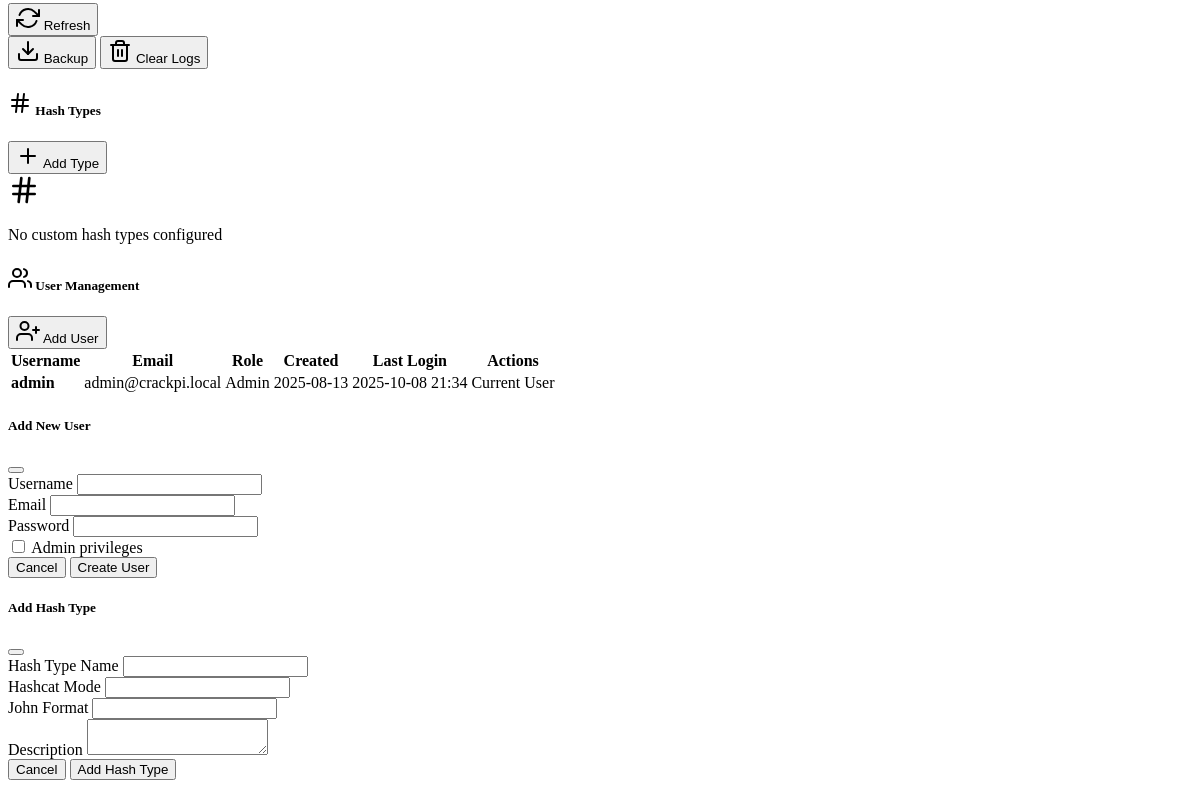
/settings/ (signed in, lower part), run on an earlier commit of the app's database.
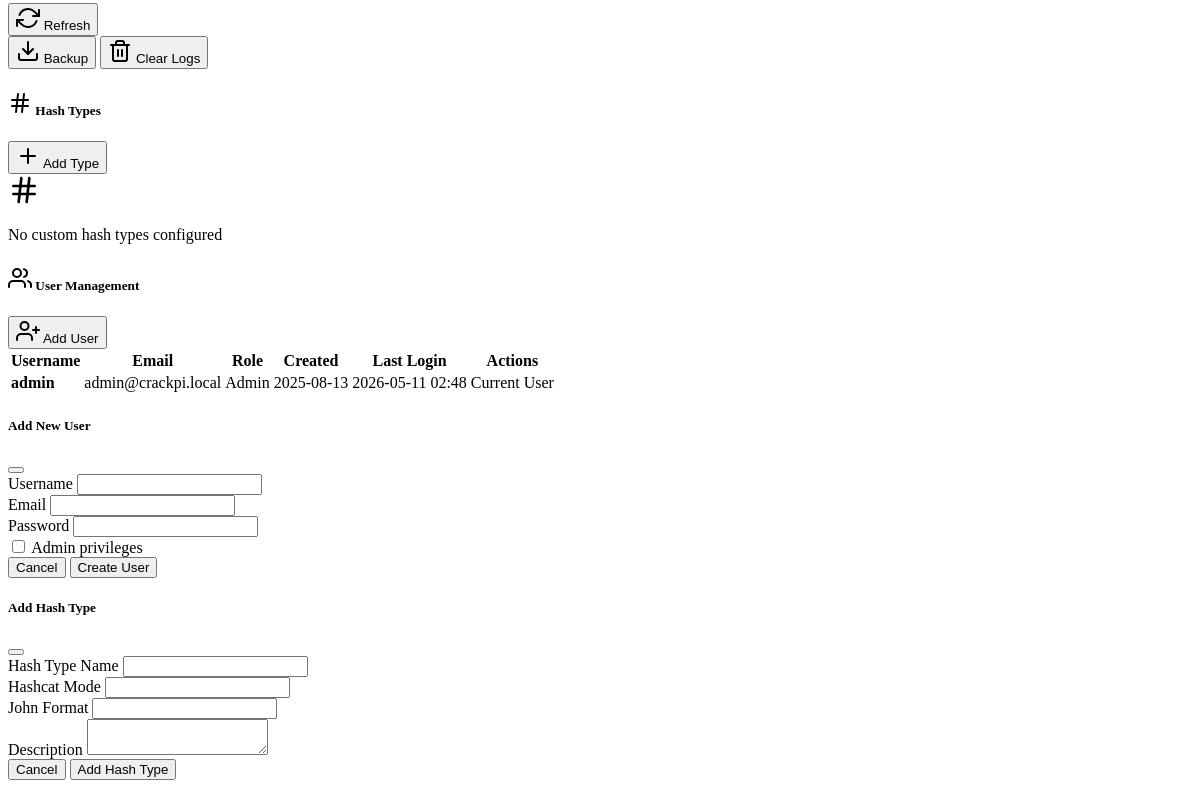
And on a later commit of the database.
### models.py (models this page shows)
class User(UserMixin, db.Model):
    id = db.Column(db.Integer, primary_key=True)
    username = db.Column(db.String(64), unique=True, nullable=False)
    email = db.Column(db.String(120), unique=True, nullable=False)
    password_hash = db.Column(db.String(256), nullable=False)
    is_admin = db.Column(db.Boolean, default=False)
    created_at = db.Column(db.DateTime, default=datetime.utcnow)
    last_login = db.Column(db.DateTime)

### routes/settings.py (the view)
@settings_bp.route('/')
@login_required
def index():
    users = []
    if current_user.is_admin:
        users = User.query.order_by(User.created_at.desc()).all()
    settings = {}
    setting_records = Settings.query.all()
    for setting in setting_records:
        settings[setting.key] = setting.value
    hash_types = HashType.query.all()
    return render_template('settings.html',
                         users=users,
                         settings=settings,
                         hash_types=hash_types,
                         available_hash_types=Config.HASH_TYPES)

### routes/terminal.py (called while the page is built)
@terminal_bp.before_app_request
def cleanup_old_sessions():
    current_time = time.time()
    timeout = 3600  # 1 hour timeout
    for session_id in list(terminal_sessions.keys()):
        session_data = terminal_sessions[session_id]
        if current_time - session_data['last_activity'] > timeout:
            del terminal_sessions[session_id]
            logger.info(f"Cleaned up expired session: {session_id}")
    for command_id in list(command_responses.keys()):
        response = command_responses[command_id]
        if current_time - response['timestamp'] > timeout:
            del command_responses[command_id]

### templates/settings.html (shortened to what this page needs)
{% extends "base.html" %}
{% block content %}
<div class="row">
    <div class="col-lg-6">
        <div class="card">
            <div class="card-body">
                <div class="d-flex justify-content-between">
                    <button class="btn btn-primary" id="refreshSystemInfo">
                        <i data-feather="refresh-cw"></i> Refresh
                    </button>
                    {% if current_user.is_admin %}
                    <div class="btn-group">
                        <button class="btn btn-outline-secondary" onclick="backupDatabase()">
                            <i data-feather="download"></i> Backup
                        </button>
                        <button class="btn btn-outline-warning" onclick="clearLogs()">
                            <i data-feather="trash-2"></i> Clear Logs
                        </button>
                    </div>
                    {% endif %}
                </div>
            </div>
        </div>
    </div>
    <div class="col-lg-6">
        <div class="card">
            <div class="card-header d-flex justify-content-between align-items-center">
                <h5 class="mb-0"><i data-feather="hash"></i> Hash Types</h5>
                {% if current_user.is_admin %}
                <button class="btn btn-primary btn-sm" data-bs-toggle="modal" data-bs-target="#addHashTypeModal">
                    <i data-feather="plus"></i> Add Type
                </button>
                {% endif %}
            </div>
            <div class="card-body">
                {% if hash_types %}
                    <div class="table-responsive">
                        <table class="table table-sm">
                            <thead>
                                <tr>
                                    <th>Name</th>
                                    <th>Hashcat Mode</th>
                                    <th>John Format</th>
                                    {% if current_user.is_admin %}
                                    <th>Actions</th>
                                    {% endif %}
                                </tr>
                            </thead>
                            <tbody>
                                {% for hash_type in hash_types %}
                                <tr>
                                    <td><strong>{{ hash_type.name }}</strong></td>
                                    <td>{{ hash_type.hashcat_mode or '-' }}</td>
                                    <td>{{ hash_type.john_format or '-' }}</td>
                                    {% if current_user.is_admin %}
                                    <td>
                                        <button class="btn btn-outline-danger btn-sm" onclick="deleteHashType({{ hash_type.id }})">
                                            <i data-feather="trash-2"></i>
                                        </button>
                                    </td>
                                    {% endif %}
                                </tr>
                                {% endfor %}
                            </tbody>
                        </table>
                    </div>
                {% else %}
                    <div class="text-center py-3">
                        <i data-feather="hash" width="32" height="32" class="text-muted"></i>
                        <p class="text-muted mt-2">No custom hash types configured</p>
                    </div>
                {% endif %}
            </div>
        </div>
    </div>
</div>
{% if current_user.is_admin %}
<div class="row mt-4">
    <div class="col-12">
        <div class="card">
            <div class="card-header d-flex justify-content-between align-items-center">
                <h5 class="mb-0"><i data-feather="users"></i> User Management</h5>
                <button class="btn btn-primary" data-bs-toggle="modal" data-bs-target="#addUserModal">
                    <i data-feather="user-plus"></i> Add User
                </button>
            </div>
            <div class="card-body">
                {% if users %}
                    <div class="table-responsive">
                        <table class="table table-striped">
                            <thead>
                                <tr>
                                    <th>Username</th>
                                    <th>Email</th>
                                    <th>Role</th>
                                    <th>Created</th>
                                    <th>Last Login</th>
                                    <th>Actions</th>
                                </tr>
                            </thead>
                            <tbody>
                                {% for user in users %}
                                <tr>
                                    <td><strong>{{ user.username }}</strong></td>
                                    <td>{{ user.email }}</td>
                                    <td>
                                        {% if user.is_admin %}
                                            <span class="badge bg-danger">Admin</span>
                                        {% else %}
                                            <span class="badge bg-secondary">User</span>
                                        {% endif %}
                                    </td>
                                    <td>{{ user.created_at.strftime('%Y-%m-%d') if user.created_at else '-' }}</td>
                                    <td>{{ user.last_login.strftime('%Y-%m-%d %H:%M') if user.last_login else 'Never' }}</td>
                                    <td>
                                        {% if user.id != current_user.id %}
                                        <button class="btn btn-outline-danger btn-sm" onclick="deleteUser({{ user.id }}, '{{ user.username }}')">
                                            <i data-feather="trash-2"></i> Delete
                                        </button>
                                        {% else %}
                                        <span class="text-muted">Current User</span>
                                        {% endif %}
                                    </td>
                                </tr>
                                {% endfor %}
                            </tbody>
                        </table>
                    </div>
                {% else %}
                    <div class="text-center py-3">
                        <i data-feather="users" width="32" height="32" class="text-muted"></i>
                        <p class="text-muted mt-2">No users found</p>
                    </div>
                {% endif %}
            </div>
        </div>
    </div>
</div>
<div class="modal fade" id="addUserModal" tabindex="-1">
    <div class="modal-dialog">
        <div class="modal-content">
            <div class="modal-header">
                <h5 class="modal-title">Add New User</h5>
                <button type="button" class="btn-close" data-bs-dismiss="modal"></button>
            </div>
            <form action="{{ url_for('auth.create_user') }}" method="POST">
                <div class="modal-body">
                    <div class="mb-3">
                        <label for="username" class="form-label">Username</label>
                        <input type="text" class="form-control" id="username" name="username" required>
                    </div>
                    <div class="mb-3">
                        <label for="email" class="form-label">Email</label>
                        <input type="email" class="form-control" id="email" name="email" required>
                    </div>
                    <div class="mb-3">
                        <label for="password" class="form-label">Password</label>
                        <input type="password" class="form-control" id="password" name="password" required>
                    </div>
                    <div class="mb-3 form-check">
                        <input type="checkbox" class="form-check-input" id="is_admin" name="is_admin">
                        <label class="form-check-label" for="is_admin">Admin privileges</label>
                    </div>
                </div>
                <div class="modal-footer">
                    <button type="button" class="btn btn-secondary" data-bs-dismiss="modal">Cancel</button>
                    <button type="submit" class="btn btn-primary">Create User</button>
                </div>
            </form>
        </div>
    </div>
</div>
<div class="modal fade" id="addHashTypeModal" tabindex="-1">
    <div class="modal-dialog">
        <div class="modal-content">
            <div class="modal-header">
                <h5 class="modal-title">Add Hash Type</h5>
                <button type="button" class="btn-close" data-bs-dismiss="modal"></button>
            </div>
            <form id="addHashTypeForm">
                <div class="modal-body">
                    <div class="mb-3">
                        <label for="hash_name" class="form-label">Hash Type Name</label>
                        <input type="text" class="form-control" id="hash_name" name="name" required>
                    </div>
                    <div class="mb-3">
                        <label for="hashcat_mode" class="form-label">Hashcat Mode</label>
                        <input type="number" class="form-control" id="hashcat_mode" name="hashcat_mode">
                    </div>
                    <div class="mb-3">
                        <label for="john_format" class="form-label">John Format</label>
                        <input type="text" class="form-control" id="john_format" name="john_format">
                    </div>
                    <div class="mb-3">
                        <label for="hash_description" class="form-label">Description</label>
                        <textarea class="form-control" id="hash_description" name="description" rows="2"></textarea>
                    </div>
                </div>
                <div class="modal-footer">
                    <button type="button" class="btn btn-secondary" data-bs-dismiss="modal">Cancel</button>
                    <button type="submit" class="btn btn-primary">Add Hash Type</button>
                </div>
            </form>
        </div>
    </div>
</div>
{% endif %}
{% endblock %}

### templates/base.html (shortened to what this page needs)
<!DOCTYPE html>
<html lang="en" data-bs-theme="dark">
<head>
    <link href="https://cdn.replit.com/agent/bootstrap-agent-dark-theme.min.css" rel="stylesheet">
    <link rel="stylesheet" href="{{ url_for('static', filename='css/custom.css') }}">
</head>
<body>
    <main class="container-fluid mt-4">
        {% block content %}{% endblock %}
    </main>
</body>
</html>

### static/css/custom.css (style rules this page uses)
.badge { display: inline-flex; align-items: center; gap: 4px; }
.table-responsive { border-radius: 8px; overflow: hidden; }

What changed in the data, as far as the page shows it:
changed User "admin": last_login "2025-10-08 21:34" → "2026-05-11 02:48"
